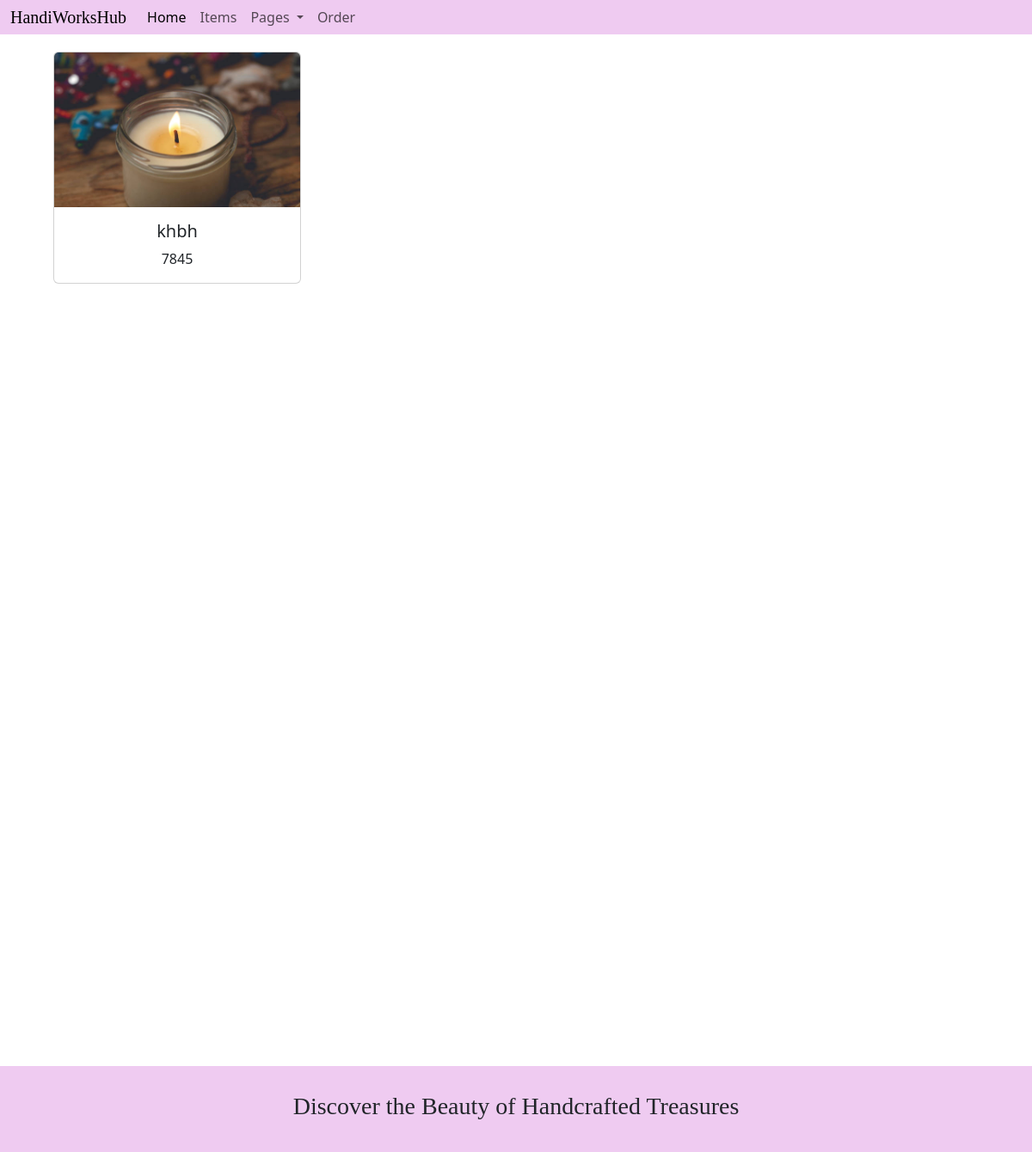
/card/, run on the app's committed database.
### home/models.py (models this page shows)
class cards(models.Model):
    card_name=models.CharField(max_length=20)
    card_id=models.CharField(max_length=20,null = True,unique=True)
    card_img=models.ImageField(upload_to='products',null=True)

### home/views.py (the view)
# urls.py: path('card/', views.card,name='card'),
def card(request):
    card_dict={
        'card_key':cards.objects.all()
    }
    return render(request,'card.html',card_dict)

### templates/card.html (shortened to what this page needs)
{% extends 'base.html' %}
{% load static %}
{% block content %}
{% for c in card_key %}
<div class="container"text-center>
    <div class="card text-center" style="width: 18rem;float: left;margin: 20px;">
        <img src="{{c.card_img.url}}" class="card-img-top" alt="..." style="max-width: 100%;
        max-height: 180px;">
        <div class="card-body">
          <h5 class="card-title">{{c.card_name}}</h5>
          <p class="card-text">{{c.card_id}}</p>
        </div>
      </div>
</div>
{% endfor %}
{% endblock %}

### static/css/style.css (style rules this page uses)
img { max-width: 100%; max-height: 500px; }

### data on the page
cards: card_img (picture), card_name "khbh", card_id "7845"
